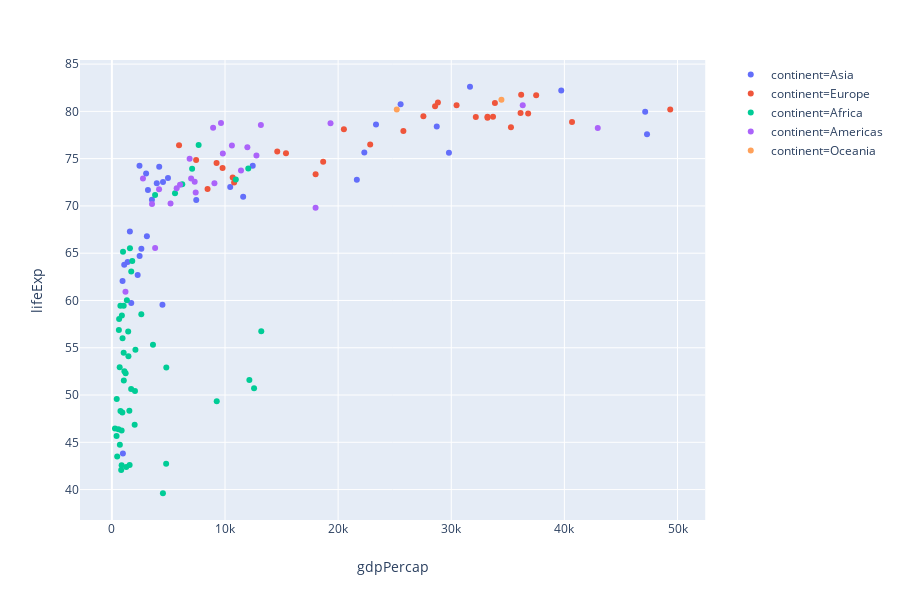

Source (notebook cell):
### Code cell
import plotly_express as px
gapminder = px.data.gapminder()
gapminder = gapminder.query("year == 2007")

### Figure 1 — Plotly figure (JSON) as saved in the notebook; plotly's stock layout.template omitted (floating-point values rounded to 4 significant figures)
{"data": [{"hoverlabel": {"namelength": 0}, "hovertemplate": "continent=Asia<br>gdpPercap=%{x}<br>lifeExp=%{y}", "legendgroup": "continent=Asia", "marker": {"color": "#636efa", "symbol": "circle"}, "mode": "markers", "name": "continent=Asia", "showlegend": true, "type": "scatter", "x": [974.6, 29800.0, 1391.0, 1714.0, 4959.0, 39720.0, 2452.0, 3541.0, 11610.0, 4471.0, 25520.0, 31660.0, 4519.0, 1593.0, 23350.0, 47310.0, 10460.0, 12450.0, 3096.0, 944, 1091.0, 22320.0, 2606.0, 3190.0, 21650.0, 47140.0, 3970.0, 4185.0, 28720.0, 7458.0, 2442.0, 3025.0, 2281.0], "xaxis": "x", "y": [43.83, 75.64, 64.06, 59.72, 72.96, 82.21, 64.7, 70.65, 70.96, 59.55, 80.75, 82.6, 72.53, 67.3, 78.62, 77.59, 71.99, 74.24, 66.8, 62.07, 63.78, 75.64, 65.48, 71.69, 72.78, 79.97, 72.4, 74.14, 78.4, 70.62, 74.25, 73.42, 62.7], "yaxis": "y"}, {"hoverlabel": {"namelength": 0}, "hovertemplate": "continent=Europe<br>gdpPercap=%{x}<br>lifeExp=%{y}", "legendgroup": "continent=Europe", "marker": {"color": "#EF553B", "symbol": "circle"}, "mode": "markers", "name": "continent=Europe", "showlegend": true, "type": "scatter", "x": [5937.0, 36130.0, 33690.0, 7446.0, 10680.0, 14620.0, 22830.0, 35280.0, 33210.0, 30470.0, 32170.0, 27540.0, 18010.0, 36180.0, 40680.0, 28570.0, 9254.0, 36800.0, 49360.0, 15390.0, 20510.0, 10810.0, 9787.0, 18680.0, 25770.0, 28820.0, 33860.0, 37510.0, 8458.0, 33200.0], "xaxis": "x", "y": [76.42, 79.83, 79.44, 74.85, 73.0, 75.75, 76.49, 78.33, 79.31, 80.66, 79.41, 79.48, 73.34, 81.76, 78.89, 80.55, 74.54, 79.76, 80.2, 75.56, 78.1, 72.48, 74.0, 74.66, 77.93, 80.94, 80.88, 81.7, 71.78, 79.42], "yaxis": "y"}, {"hoverlabel": {"namelength": 0}, "hovertemplate": "continent=Africa<br>gdpPercap=%{x}<br>lifeExp=%{y}", "legendgroup": "continent=Africa", "marker": {"color": "#00cc96", "symbol": "circle"}, "mode": "markers", "name": "continent=Africa", "showlegend": true, "type": "scatter", "x": [6223.0, 4797.0, 1441.0, 12570.0, 1217.0, 430.1, 2042.0, 706.0, 1704.0, 986.1, 277.6, 3633.0, 1545.0, 2082.0, 5581.0, 12150.0, 641.4, 690.8, 13210.0, 752.7, 1328.0, 942.7, 579.2, 1463.0, 1569.0, 414.5, 12060.0, 1045.0, 759.3, 1043.0, 1803.0, 10960.0, 3820.0, 823.7, 4811.0, 619.7, 2014.0, 7670.0, 863.1, 1598.0, 1712.0, 862.5, 926.1, 9270.0, 2602.0, 4513.0, 1107.0, 883.0, 7093.0, 1056.0, 1271.0, 469.7], "xaxis": "x", "y": [72.3, 42.73, 56.73, 50.73, 52.3, 49.58, 50.43, 44.74, 50.65, 65.15, 46.46, 55.32, 48.33, 54.79, 71.34, 51.58, 58.04, 52.95, 56.73, 59.45, 60.02, 56.01, 46.39, 54.11, 42.59, 45.68, 73.95, 59.44, 48.3, 54.47, 64.16, 72.8, 71.16, 42.08, 52.91, 56.87, 46.86, 76.44, 46.24, 65.53, 63.06, 42.57, 48.16, 49.34, 58.56, 39.61, 52.52, 58.42, 73.92, 51.54, 42.38, 43.49], "yaxis": "y"}, {"hoverlabel": {"namelength": 0}, "hovertemplate": "continent=Americas<br>gdpPercap=%{x}<br>lifeExp=%{y}", "legendgroup": "continent=Americas", "marker": {"color": "#ab63fa", "symbol": "circle"}, "mode": "markers", "name": "continent=Americas", "showlegend": true, "type": "scatter", "x": [12780.0, 3822.0, 9066.0, 36320.0, 13170.0, 7007.0, 9645.0, 8948.0, 6025.0, 6873.0, 5728.0, 5186.0, 1202.0, 3548.0, 7321.0, 11980.0, 2749.0, 9809.0, 4173.0, 7409.0, 19330.0, 18010.0, 42950.0, 10610.0, 11420.0], "xaxis": "x", "y": [75.32, 65.55, 72.39, 80.65, 78.55, 72.89, 78.78, 78.27, 72.23, 74.99, 71.88, 70.26, 60.92, 70.2, 72.57, 76.19, 72.9, 75.54, 71.75, 71.42, 78.75, 69.82, 78.24, 76.38, 73.75], "yaxis": "y"}, {"hoverlabel": {"namelength": 0}, "hovertemplate": "continent=Oceania<br>gdpPercap=%{x}<br>lifeExp=%{y}", "legendgroup": "continent=Oceania", "marker": {"color": "#FFA15A", "symbol": "circle"}, "mode": "markers", "name": "continent=Oceania", "showlegend": true, "type": "scatter", "x": [34440.0, 25190.0], "xaxis": "x", "y": [81.23, 80.2], "yaxis": "y"}], "layout": {"height": 600, "legend": {"tracegroupgap": 0}, "margin": {"t": 60}, "xaxis": {"anchor": "y", "domain": [0, 0.98], "title": {"text": "gdpPercap"}}, "yaxis": {"anchor": "x", "domain": [0, 1], "title": {"text": "lifeExp"}}}}
